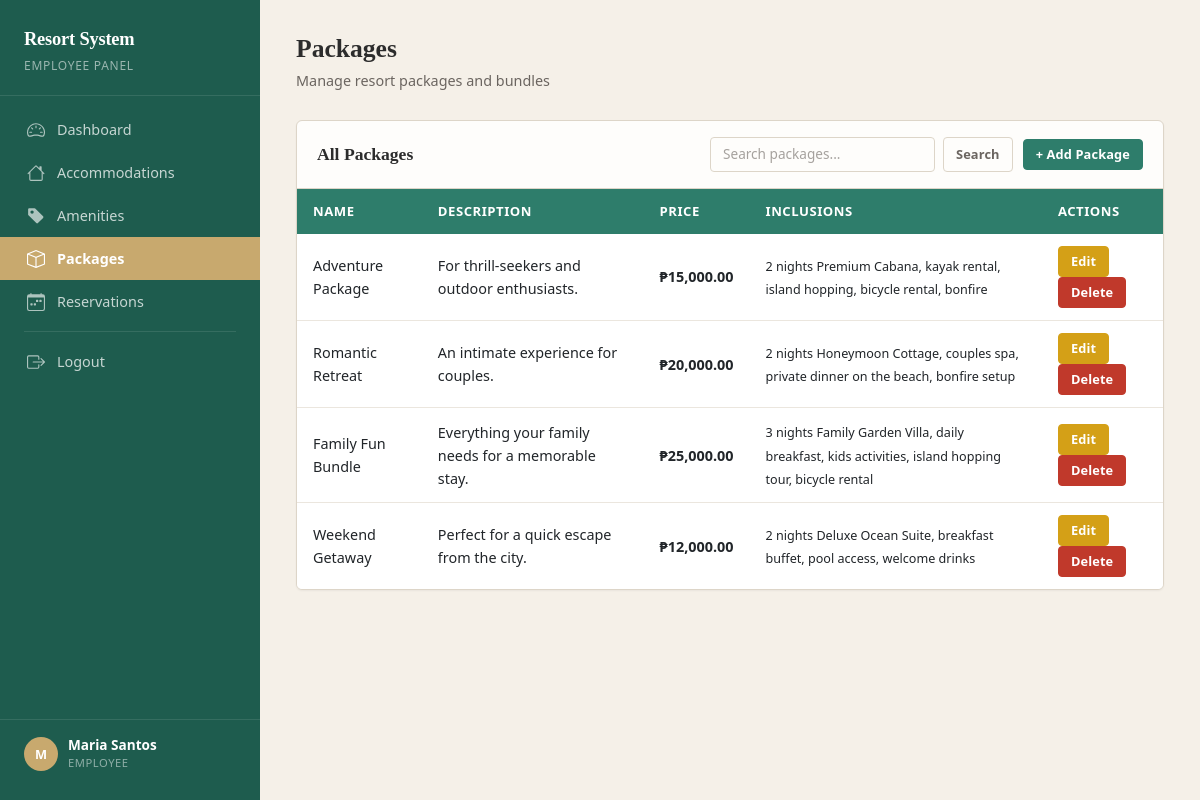
Screenshot of /employee/packages.php (signed in) with the database file from the repository.
### tables this page shows
CREATE TABLE `tbl_packages` (
  `package_id` int(11) NOT NULL,
  `package_name` varchar(100) NOT NULL,
  `description` text DEFAULT NULL,
  `price` decimal(10,2) NOT NULL,
  `inclusion_details` text DEFAULT NULL
);

### employee/packages.php (the view, shortened to what this page needs)
<?php
require_once 'includes/header.php';
require_once '../db.php';
$search = $_GET['search'] ?? '';
$sql = "SELECT * FROM tbl_packages WHERE 1=1";
$sql .= " ORDER BY package_id DESC";
$result = mysqli_query($conn, $sql);
?>
<?php include 'includes/sidebar.php'; ?>
<div class="main-content">
    <div class="page-header"><h1>Packages</h1><p>Manage resort packages and bundles</p></div>
    <div class="table-card">
        <div class="table-header">
            <h2>All Packages</h2>
            <div class="table-actions">
                <form method="GET" class="search-form"><input type="text" name="search" class="form-control" placeholder="Search packages..." value="<?= htmlspecialchars($search) ?>"><button type="submit" class="btn btn-outline-secondary btn-sm">Search</button></form>
                <a href="add_package.php" class="btn btn-primary btn-sm">+ Add Package</a>
            </div>
        </div>
        <div class="table-responsive">
            <table class="table table-hover">
                <thead><tr><th>Name</th><th>Description</th><th>Price</th><th>Inclusions</th><th>Actions</th></tr></thead>
                <tbody>
                    <?php if (mysqli_num_rows($result) > 0): while ($row = mysqli_fetch_assoc($result)): ?>
                    <tr>
                        <td><?= htmlspecialchars($row['package_name']) ?></td>
                        <td><?= htmlspecialchars($row['description']) ?></td>
                        <td class="price">₱<?= number_format($row['price'], 2) ?></td>
                        <td><small><?= htmlspecialchars($row['inclusion_details']) ?></small></td>
                        <td>
                            <a href="edit_package.php?id=<?= $row['package_id'] ?>" class="btn btn-warning btn-sm">Edit</a>
                            <a href="packages.php?delete=<?= $row['package_id'] ?>" class="btn btn-danger btn-sm" onclick="return confirm('Delete this package?')">Delete</a>
                        </td>
                    </tr>
                    <?php endwhile; else: ?>
                    <tr><td colspan="5"><div class="empty-state"><h3>No packages found</h3><p>Create your first package.</p><a href="add_package.php" class="btn btn-primary btn-sm">+ Add Package</a></div></td></tr>
                    <?php endif; ?>
                </tbody>
            </table>
        </div>
    </div>
</div>
</body>
</html>

### assets/css/style.css (style rules this page uses)
:root { --color-primary: #2E7D6B; --color-primary-hover: #256858; --color-primary-active: #1E5C4E; --color-sidebar: #1E5C4E; --color-sidebar-hover: #17493e; --color-accent: #C8A96E; --color-accent-hover: #b8993e; --color-surface: #F5F0E8; --color-white: #FEFDFB; --color-text: #2C2C2C; --color-text-muted: #6B6560; --color-border: #DDD5C8; --color-border-light: #EBE6DE; --color-danger: #C0392B; --color-danger-hover: #A93226; --color-warning: #D4A017; --color-warning-hover: #B8860B; --color-success: #2E7D6B; --color-info: #5B8FA8; --sidebar-width: 260px; --header-height: 0px; --radius-sm: 4px; --radius-md: 6px; --radius-lg: 8px; --shadow-sm: 0 1px 2px rgba(44, 44, 44, 0.06); --shadow-md: 0 2px 8px rgba(44, 44, 44, 0.08); --shadow-lg: 0 4px 16px rgba(44, 44, 44, 0.10); --transition-fast: 150ms ease-out; --transition-normal: 200ms ease-out; }
*, *::before, *::after { box-sizing: border-box; }
body { font-family: system-ui, -apple-system, "Segoe UI", sans-serif; background-color: var(--color-surface); color: var(--color-text); margin: 0; padding: 0; line-height: 1.6; -webkit-font-smoothing: antialiased; }
h1, h2, h3, h4, h5, h6 { font-family: Georgia, "Times New Roman", serif; font-weight: 700; color: var(--color-text); margin-top: 0; line-height: 1.3; }
a { color: var(--color-primary); text-decoration: none; transition: color var(--transition-fast); }
.main-content { margin-left: var(--sidebar-width); padding: 32px 36px; min-height: 100vh; }
.page-header { margin-bottom: 28px; }
.page-header h1 { font-size: 1.6rem; margin-bottom: 4px; }
.page-header p { color: var(--color-text-muted); margin: 0; font-size: 0.9rem; }
.table-card { background: var(--color-white); border: 1px solid var(--color-border); border-radius: var(--radius-md); box-shadow: var(--shadow-sm); overflow: hidden; }
.table-card .table-header { padding: 16px 20px; display: flex; align-items: center; justify-content: space-between; gap: 16px; flex-wrap: wrap; border-bottom: 1px solid var(--color-border); }
.table-card .table-header h2 { font-size: 1.1rem; margin: 0; font-family: Georgia, serif; }
.table-card .table-actions { display: flex; align-items: center; gap: 10px; flex-wrap: wrap; }
.table { margin-bottom: 0; }
.table thead th { background-color: var(--color-primary); color: #fff; font-weight: 600; font-size: 0.82rem; text-transform: uppercase; letter-spacing: 0.04em; padding: 12px 16px; border: none; white-space: nowrap; }
.table tbody td { padding: 12px 16px; vertical-align: middle; border-bottom: 1px solid var(--color-border-light); font-size: 0.9rem; }
.table tbody tr { transition: background-color var(--transition-fast); }
.table tbody tr:last-child td { border-bottom: none; }
.btn { font-weight: 600; font-size: 0.85rem; padding: 7px 16px; border-radius: var(--radius-sm); transition: all var(--transition-fast); letter-spacing: 0.01em; }
.btn-primary { background-color: var(--color-primary); border-color: var(--color-primary); color: #fff; }
.btn-warning { background-color: var(--color-warning); border-color: var(--color-warning); color: #fff; }
.btn-danger { background-color: var(--color-danger); border-color: var(--color-danger); color: #fff; }
.btn-outline-secondary { border-color: var(--color-border); color: var(--color-text-muted); }
.btn-sm { padding: 5px 12px; font-size: 0.8rem; }
.form-control, .form-select { border: 1px solid var(--color-border); border-radius: var(--radius-sm); font-size: 0.9rem; padding: 8px 12px; transition: border-color var(--transition-fast), box-shadow var(--transition-fast); background-color: var(--color-white); color: var(--color-text); }
.form-control::placeholder { color: var(--color-text-muted); opacity: 0.6; }
.search-form { display: flex; gap: 8px; }
.search-form .form-control { min-width: 200px; font-size: 0.85rem; padding: 6px 12px; }
.price { font-weight: 600; color: var(--color-primary); }

### rows the page displays
tbl_packages: package_name "Adventure Package", description "For thrill-seekers and outdoor enthusiasts.", price "15,000.00", inclusion_details "2 nights Premium Cabana, kayak rental, island hopping, bicycle rental, bonfire"
tbl_packages: package_name "Romantic Retreat", description "An intimate experience for couples.", price "20,000.00", inclusion_details "2 nights Honeymoon Cottage, couples spa, private dinner on the beach, bonfire setup"
tbl_packages: package_name "Family Fun Bundle", description "Everything your family needs for a memorable stay.", price "25,000.00", inclusion_details "3 nights Family Garden Villa, daily breakfast, kids activities, island hopping tour, bicycle rental"
tbl_packages: package_name "Weekend Getaway", description "Perfect for a quick escape from the city.", price "12,000.00", inclusion_details "2 nights Deluxe Ocean Suite, breakfast buffet, pool access, welcome drinks"

### other values shown
substr($_SESSION['full_name'], 0, 1) "M"
$_SESSION['full_name'] "Maria Santos"
$_SESSION['role'] "EMPLOYEE"
